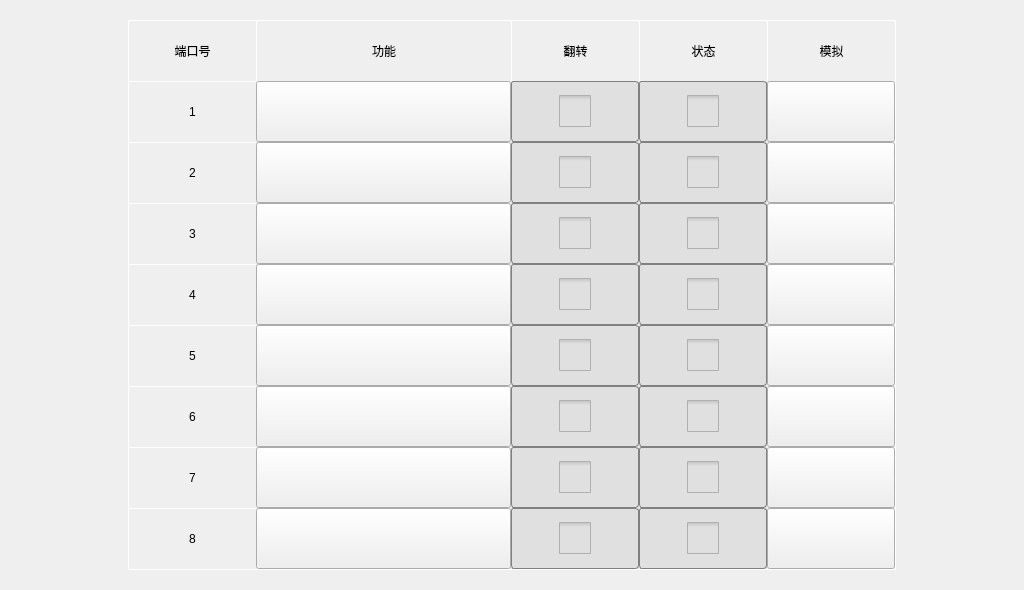
<?xml version="1.0" encoding="UTF-8"?>
<ui version="4.0">
 <class>FormMenuIO2</class>
 <widget class="QWidget" name="FormMenuIO2">
  <property name="geometry">
   <rect>
    <x>0</x>
    <y>0</y>
    <width>1024</width>
    <height>590</height>
   </rect>
  </property>
  <property name="windowTitle">
   <string>FormMenuIO2</string>
  </property>
  <widget class="QWidget" name="widget" native="true">
   <property name="geometry">
    <rect>
     <x>128</x>
     <y>20</y>
     <width>768</width>
     <height>550</height>
    </rect>
   </property>
   <property name="styleSheet">
    <string notr="true">QLabel {
border-left: 1px solid white;
border-top: 1px solid white;
}
.QWidget {
border-right: 1px solid white;
border-bottom: 1px solid white;
}
QCheckBox::indicator {
subcontrol-position: center center;
width: 32px;
height: 32px;
}
QCheckBox {
border: 1px solid gray;
border-radius: 3px;
background: rgb(224,224,224);
}
QCheckBox:!enabled {
color: black;
}
QCheckBox:checked {
background: green;
}
CheckBox {
background: white;
}
CheckBox:checked {
background: white;
}
QPushButton:enabled {
color: blue;
}</string>
   </property>
   <layout class="QGridLayout" name="gridLayout_2" columnstretch="1,2,1,1,1">
    <property name="leftMargin">
     <number>0</number>
    </property>
    <property name="topMargin">
     <number>0</number>
    </property>
    <property name="rightMargin">
     <number>1</number>
    </property>
    <property name="bottomMargin">
     <number>1</number>
    </property>
    <property name="spacing">
     <number>0</number>
    </property>
    <item row="5" column="4">
     <widget class="QPushButton" name="out_moni_5">
      <property name="sizePolicy">
       <sizepolicy hsizetype="Preferred" vsizetype="Preferred">
        <horstretch>0</horstretch>
        <verstretch>0</verstretch>
       </sizepolicy>
      </property>
      <property name="text">
       <string/>
      </property>
      <property name="icon">
       <iconset resource="qrc.qrc">
        <normaloff>:/rc/icon/next.png</normaloff>:/rc/icon/next.png</iconset>
      </property>
      <property name="iconSize">
       <size>
        <width>32</width>
        <height>32</height>
       </size>
      </property>
     </widget>
    </item>
    <item row="2" column="3">
     <widget class="QCheckBox" name="out_state_2">
      <property name="enabled">
       <bool>false</bool>
      </property>
      <property name="sizePolicy">
       <sizepolicy hsizetype="Preferred" vsizetype="Preferred">
        <horstretch>0</horstretch>
        <verstretch>0</verstretch>
       </sizepolicy>
      </property>
      <property name="text">
       <string/>
      </property>
     </widget>
    </item>
    <item row="7" column="0">
     <widget class="QLabel" name="lab_out_7">
      <property name="text">
       <string>7</string>
      </property>
      <property name="alignment">
       <set>Qt::AlignCenter</set>
      </property>
      <property name="margin">
       <number>3</number>
      </property>
     </widget>
    </item>
    <item row="2" column="4">
     <widget class="QPushButton" name="out_moni_2">
      <property name="sizePolicy">
       <sizepolicy hsizetype="Preferred" vsizetype="Preferred">
        <horstretch>0</horstretch>
        <verstretch>0</verstretch>
       </sizepolicy>
      </property>
      <property name="text">
       <string/>
      </property>
      <property name="icon">
       <iconset resource="qrc.qrc">
        <normaloff>:/rc/icon/next.png</normaloff>:/rc/icon/next.png</iconset>
      </property>
      <property name="iconSize">
       <size>
        <width>32</width>
        <height>32</height>
       </size>
      </property>
     </widget>
    </item>
    <item row="0" column="1">
     <widget class="QLabel" name="label_out_2">
      <property name="whatsThis">
       <string>功能?</string>
      </property>
      <property name="text">
       <string>功能</string>
      </property>
      <property name="alignment">
       <set>Qt::AlignCenter</set>
      </property>
      <property name="margin">
       <number>3</number>
      </property>
     </widget>
    </item>
    <item row="8" column="4">
     <widget class="QPushButton" name="out_moni_8">
      <property name="sizePolicy">
       <sizepolicy hsizetype="Preferred" vsizetype="Preferred">
        <horstretch>0</horstretch>
        <verstretch>0</verstretch>
       </sizepolicy>
      </property>
      <property name="text">
       <string/>
      </property>
      <property name="icon">
       <iconset resource="qrc.qrc">
        <normaloff>:/rc/icon/next.png</normaloff>:/rc/icon/next.png</iconset>
      </property>
      <property name="iconSize">
       <size>
        <width>32</width>
        <height>32</height>
       </size>
      </property>
     </widget>
    </item>
    <item row="2" column="2">
     <widget class="CheckBox" name="out_inv_2">
      <property name="sizePolicy">
       <sizepolicy hsizetype="Preferred" vsizetype="Preferred">
        <horstretch>0</horstretch>
        <verstretch>0</verstretch>
       </sizepolicy>
      </property>
      <property name="text">
       <string/>
      </property>
     </widget>
    </item>
    <item row="3" column="3">
     <widget class="QCheckBox" name="out_state_3">
      <property name="enabled">
       <bool>false</bool>
      </property>
      <property name="sizePolicy">
       <sizepolicy hsizetype="Preferred" vsizetype="Preferred">
        <horstretch>0</horstretch>
        <verstretch>0</verstretch>
       </sizepolicy>
      </property>
      <property name="text">
       <string/>
      </property>
     </widget>
    </item>
    <item row="4" column="3">
     <widget class="QCheckBox" name="out_state_4">
      <property name="enabled">
       <bool>false</bool>
      </property>
      <property name="sizePolicy">
       <sizepolicy hsizetype="Preferred" vsizetype="Preferred">
        <horstretch>0</horstretch>
        <verstretch>0</verstretch>
       </sizepolicy>
      </property>
      <property name="text">
       <string/>
      </property>
     </widget>
    </item>
    <item row="7" column="3">
     <widget class="QCheckBox" name="out_state_7">
      <property name="enabled">
       <bool>false</bool>
      </property>
      <property name="sizePolicy">
       <sizepolicy hsizetype="Preferred" vsizetype="Preferred">
        <horstretch>0</horstretch>
        <verstretch>0</verstretch>
       </sizepolicy>
      </property>
      <property name="text">
       <string/>
      </property>
     </widget>
    </item>
    <item row="2" column="0">
     <widget class="QLabel" name="lab_out_2">
      <property name="text">
       <string>2</string>
      </property>
      <property name="alignment">
       <set>Qt::AlignCenter</set>
      </property>
      <property name="margin">
       <number>3</number>
      </property>
     </widget>
    </item>
    <item row="8" column="0">
     <widget class="QLabel" name="lab_out_8">
      <property name="text">
       <string>8</string>
      </property>
      <property name="alignment">
       <set>Qt::AlignCenter</set>
      </property>
      <property name="margin">
       <number>3</number>
      </property>
     </widget>
    </item>
    <item row="4" column="2">
     <widget class="CheckBox" name="out_inv_4">
      <property name="sizePolicy">
       <sizepolicy hsizetype="Preferred" vsizetype="Preferred">
        <horstretch>0</horstretch>
        <verstretch>0</verstretch>
       </sizepolicy>
      </property>
      <property name="text">
       <string/>
      </property>
     </widget>
    </item>
    <item row="6" column="2">
     <widget class="CheckBox" name="out_inv_6">
      <property name="sizePolicy">
       <sizepolicy hsizetype="Preferred" vsizetype="Preferred">
        <horstretch>0</horstretch>
        <verstretch>0</verstretch>
       </sizepolicy>
      </property>
      <property name="text">
       <string/>
      </property>
     </widget>
    </item>
    <item row="3" column="4">
     <widget class="QPushButton" name="out_moni_3">
      <property name="sizePolicy">
       <sizepolicy hsizetype="Preferred" vsizetype="Preferred">
        <horstretch>0</horstretch>
        <verstretch>0</verstretch>
       </sizepolicy>
      </property>
      <property name="text">
       <string/>
      </property>
      <property name="icon">
       <iconset resource="qrc.qrc">
        <normaloff>:/rc/icon/next.png</normaloff>:/rc/icon/next.png</iconset>
      </property>
      <property name="iconSize">
       <size>
        <width>32</width>
        <height>32</height>
       </size>
      </property>
     </widget>
    </item>
    <item row="7" column="4">
     <widget class="QPushButton" name="out_moni_7">
      <property name="sizePolicy">
       <sizepolicy hsizetype="Preferred" vsizetype="Preferred">
        <horstretch>0</horstretch>
        <verstretch>0</verstretch>
       </sizepolicy>
      </property>
      <property name="text">
       <string/>
      </property>
      <property name="icon">
       <iconset resource="qrc.qrc">
        <normaloff>:/rc/icon/next.png</normaloff>:/rc/icon/next.png</iconset>
      </property>
      <property name="iconSize">
       <size>
        <width>32</width>
        <height>32</height>
       </size>
      </property>
     </widget>
    </item>
    <item row="6" column="0">
     <widget class="QLabel" name="lab_out_6">
      <property name="text">
       <string>6</string>
      </property>
      <property name="alignment">
       <set>Qt::AlignCenter</set>
      </property>
      <property name="margin">
       <number>3</number>
      </property>
     </widget>
    </item>
    <item row="3" column="2">
     <widget class="CheckBox" name="out_inv_3">
      <property name="sizePolicy">
       <sizepolicy hsizetype="Preferred" vsizetype="Preferred">
        <horstretch>0</horstretch>
        <verstretch>0</verstretch>
       </sizepolicy>
      </property>
      <property name="text">
       <string/>
      </property>
     </widget>
    </item>
    <item row="4" column="0">
     <widget class="QLabel" name="lab_out_4">
      <property name="text">
       <string>4</string>
      </property>
      <property name="alignment">
       <set>Qt::AlignCenter</set>
      </property>
      <property name="margin">
       <number>3</number>
      </property>
     </widget>
    </item>
    <item row="8" column="2">
     <widget class="CheckBox" name="out_inv_8">
      <property name="sizePolicy">
       <sizepolicy hsizetype="Preferred" vsizetype="Preferred">
        <horstretch>0</horstretch>
        <verstretch>0</verstretch>
       </sizepolicy>
      </property>
      <property name="text">
       <string/>
      </property>
     </widget>
    </item>
    <item row="0" column="0">
     <widget class="QLabel" name="label_out_1">
      <property name="text">
       <string>端口号</string>
      </property>
      <property name="alignment">
       <set>Qt::AlignCenter</set>
      </property>
      <property name="margin">
       <number>3</number>
      </property>
     </widget>
    </item>
    <item row="1" column="2">
     <widget class="CheckBox" name="out_inv_1">
      <property name="sizePolicy">
       <sizepolicy hsizetype="Preferred" vsizetype="Preferred">
        <horstretch>0</horstretch>
        <verstretch>0</verstretch>
       </sizepolicy>
      </property>
      <property name="text">
       <string/>
      </property>
     </widget>
    </item>
    <item row="0" column="2">
     <widget class="QLabel" name="label_out_3">
      <property name="text">
       <string>翻转</string>
      </property>
      <property name="alignment">
       <set>Qt::AlignCenter</set>
      </property>
      <property name="margin">
       <number>3</number>
      </property>
     </widget>
    </item>
    <item row="0" column="4">
     <widget class="QLabel" name="label_out_5">
      <property name="styleSheet">
       <string notr="true">border-right: 0px;</string>
      </property>
      <property name="text">
       <string>模拟</string>
      </property>
      <property name="alignment">
       <set>Qt::AlignCenter</set>
      </property>
      <property name="margin">
       <number>3</number>
      </property>
     </widget>
    </item>
    <item row="6" column="4">
     <widget class="QPushButton" name="out_moni_6">
      <property name="sizePolicy">
       <sizepolicy hsizetype="Preferred" vsizetype="Preferred">
        <horstretch>0</horstretch>
        <verstretch>0</verstretch>
       </sizepolicy>
      </property>
      <property name="text">
       <string/>
      </property>
      <property name="icon">
       <iconset resource="qrc.qrc">
        <normaloff>:/rc/icon/next.png</normaloff>:/rc/icon/next.png</iconset>
      </property>
      <property name="iconSize">
       <size>
        <width>32</width>
        <height>32</height>
       </size>
      </property>
     </widget>
    </item>
    <item row="7" column="2">
     <widget class="CheckBox" name="out_inv_7">
      <property name="sizePolicy">
       <sizepolicy hsizetype="Preferred" vsizetype="Preferred">
        <horstretch>0</horstretch>
        <verstretch>0</verstretch>
       </sizepolicy>
      </property>
      <property name="text">
       <string/>
      </property>
     </widget>
    </item>
    <item row="4" column="4">
     <widget class="QPushButton" name="out_moni_4">
      <property name="sizePolicy">
       <sizepolicy hsizetype="Preferred" vsizetype="Preferred">
        <horstretch>0</horstretch>
        <verstretch>0</verstretch>
       </sizepolicy>
      </property>
      <property name="text">
       <string/>
      </property>
      <property name="icon">
       <iconset resource="qrc.qrc">
        <normaloff>:/rc/icon/next.png</normaloff>:/rc/icon/next.png</iconset>
      </property>
      <property name="iconSize">
       <size>
        <width>32</width>
        <height>32</height>
       </size>
      </property>
     </widget>
    </item>
    <item row="3" column="0">
     <widget class="QLabel" name="lab_out_3">
      <property name="text">
       <string>3</string>
      </property>
      <property name="alignment">
       <set>Qt::AlignCenter</set>
      </property>
      <property name="margin">
       <number>3</number>
      </property>
     </widget>
    </item>
    <item row="1" column="4">
     <widget class="QPushButton" name="out_moni_1">
      <property name="sizePolicy">
       <sizepolicy hsizetype="Preferred" vsizetype="Preferred">
        <horstretch>0</horstretch>
        <verstretch>0</verstretch>
       </sizepolicy>
      </property>
      <property name="text">
       <string/>
      </property>
      <property name="icon">
       <iconset resource="qrc.qrc">
        <normaloff>:/rc/icon/next.png</normaloff>:/rc/icon/next.png</iconset>
      </property>
      <property name="iconSize">
       <size>
        <width>32</width>
        <height>32</height>
       </size>
      </property>
     </widget>
    </item>
    <item row="1" column="3">
     <widget class="QCheckBox" name="out_state_1">
      <property name="enabled">
       <bool>false</bool>
      </property>
      <property name="sizePolicy">
       <sizepolicy hsizetype="Preferred" vsizetype="Preferred">
        <horstretch>0</horstretch>
        <verstretch>0</verstretch>
       </sizepolicy>
      </property>
      <property name="text">
       <string/>
      </property>
     </widget>
    </item>
    <item row="8" column="3">
     <widget class="QCheckBox" name="out_state_8">
      <property name="enabled">
       <bool>false</bool>
      </property>
      <property name="sizePolicy">
       <sizepolicy hsizetype="Preferred" vsizetype="Preferred">
        <horstretch>0</horstretch>
        <verstretch>0</verstretch>
       </sizepolicy>
      </property>
      <property name="text">
       <string/>
      </property>
     </widget>
    </item>
    <item row="5" column="3">
     <widget class="QCheckBox" name="out_state_5">
      <property name="enabled">
       <bool>false</bool>
      </property>
      <property name="sizePolicy">
       <sizepolicy hsizetype="Preferred" vsizetype="Preferred">
        <horstretch>0</horstretch>
        <verstretch>0</verstretch>
       </sizepolicy>
      </property>
      <property name="text">
       <string/>
      </property>
     </widget>
    </item>
    <item row="5" column="2">
     <widget class="CheckBox" name="out_inv_5">
      <property name="sizePolicy">
       <sizepolicy hsizetype="Preferred" vsizetype="Preferred">
        <horstretch>0</horstretch>
        <verstretch>0</verstretch>
       </sizepolicy>
      </property>
      <property name="text">
       <string/>
      </property>
     </widget>
    </item>
    <item row="5" column="0">
     <widget class="QLabel" name="lab_out_5">
      <property name="text">
       <string>5</string>
      </property>
      <property name="alignment">
       <set>Qt::AlignCenter</set>
      </property>
      <property name="margin">
       <number>3</number>
      </property>
     </widget>
    </item>
    <item row="1" column="0">
     <widget class="QLabel" name="lab_out_1">
      <property name="text">
       <string>1</string>
      </property>
      <property name="alignment">
       <set>Qt::AlignCenter</set>
      </property>
      <property name="margin">
       <number>3</number>
      </property>
     </widget>
    </item>
    <item row="6" column="3">
     <widget class="QCheckBox" name="out_state_6">
      <property name="enabled">
       <bool>false</bool>
      </property>
      <property name="sizePolicy">
       <sizepolicy hsizetype="Preferred" vsizetype="Preferred">
        <horstretch>0</horstretch>
        <verstretch>0</verstretch>
       </sizepolicy>
      </property>
      <property name="text">
       <string/>
      </property>
     </widget>
    </item>
    <item row="0" column="3">
     <widget class="QLabel" name="label_out_4">
      <property name="text">
       <string>状态</string>
      </property>
      <property name="alignment">
       <set>Qt::AlignCenter</set>
      </property>
      <property name="margin">
       <number>3</number>
      </property>
     </widget>
    </item>
    <item row="1" column="1">
     <widget class="QPushButton" name="out_1">
      <property name="sizePolicy">
       <sizepolicy hsizetype="Preferred" vsizetype="Preferred">
        <horstretch>0</horstretch>
        <verstretch>0</verstretch>
       </sizepolicy>
      </property>
      <property name="text">
       <string/>
      </property>
     </widget>
    </item>
    <item row="2" column="1">
     <widget class="QPushButton" name="out_2">
      <property name="sizePolicy">
       <sizepolicy hsizetype="Preferred" vsizetype="Preferred">
        <horstretch>0</horstretch>
        <verstretch>0</verstretch>
       </sizepolicy>
      </property>
      <property name="text">
       <string/>
      </property>
     </widget>
    </item>
    <item row="3" column="1">
     <widget class="QPushButton" name="out_3">
      <property name="sizePolicy">
       <sizepolicy hsizetype="Preferred" vsizetype="Preferred">
        <horstretch>0</horstretch>
        <verstretch>0</verstretch>
       </sizepolicy>
      </property>
      <property name="text">
       <string/>
      </property>
     </widget>
    </item>
    <item row="4" column="1">
     <widget class="QPushButton" name="out_4">
      <property name="sizePolicy">
       <sizepolicy hsizetype="Preferred" vsizetype="Preferred">
        <horstretch>0</horstretch>
        <verstretch>0</verstretch>
       </sizepolicy>
      </property>
      <property name="text">
       <string/>
      </property>
     </widget>
    </item>
    <item row="5" column="1">
     <widget class="QPushButton" name="out_5">
      <property name="sizePolicy">
       <sizepolicy hsizetype="Preferred" vsizetype="Preferred">
        <horstretch>0</horstretch>
        <verstretch>0</verstretch>
       </sizepolicy>
      </property>
      <property name="text">
       <string/>
      </property>
     </widget>
    </item>
    <item row="6" column="1">
     <widget class="QPushButton" name="out_6">
      <property name="sizePolicy">
       <sizepolicy hsizetype="Preferred" vsizetype="Preferred">
        <horstretch>0</horstretch>
        <verstretch>0</verstretch>
       </sizepolicy>
      </property>
      <property name="text">
       <string/>
      </property>
     </widget>
    </item>
    <item row="7" column="1">
     <widget class="QPushButton" name="out_7">
      <property name="sizePolicy">
       <sizepolicy hsizetype="Preferred" vsizetype="Preferred">
        <horstretch>0</horstretch>
        <verstretch>0</verstretch>
       </sizepolicy>
      </property>
      <property name="text">
       <string/>
      </property>
     </widget>
    </item>
    <item row="8" column="1">
     <widget class="QPushButton" name="out_8">
      <property name="sizePolicy">
       <sizepolicy hsizetype="Preferred" vsizetype="Preferred">
        <horstretch>0</horstretch>
        <verstretch>0</verstretch>
       </sizepolicy>
      </property>
      <property name="text">
       <string/>
      </property>
     </widget>
    </item>
   </layout>
  </widget>
 </widget>
 <customwidgets>
  <customwidget>
   <class>CheckBox</class>
   <extends>QCheckBox</extends>
   <header>CheckBox.h</header>
  </customwidget>
 </customwidgets>
 <resources>
  <include location="qrc.qrc"/>
 </resources>
 <connections/>
</ui>
